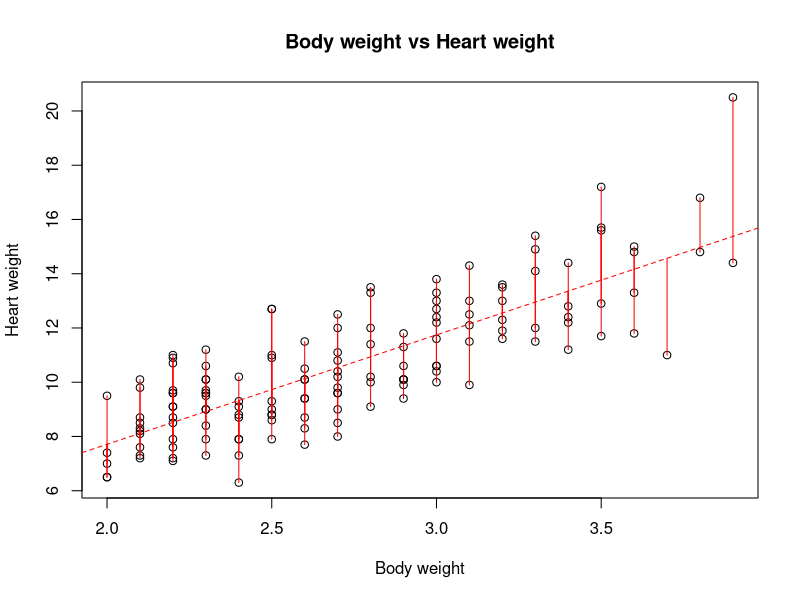
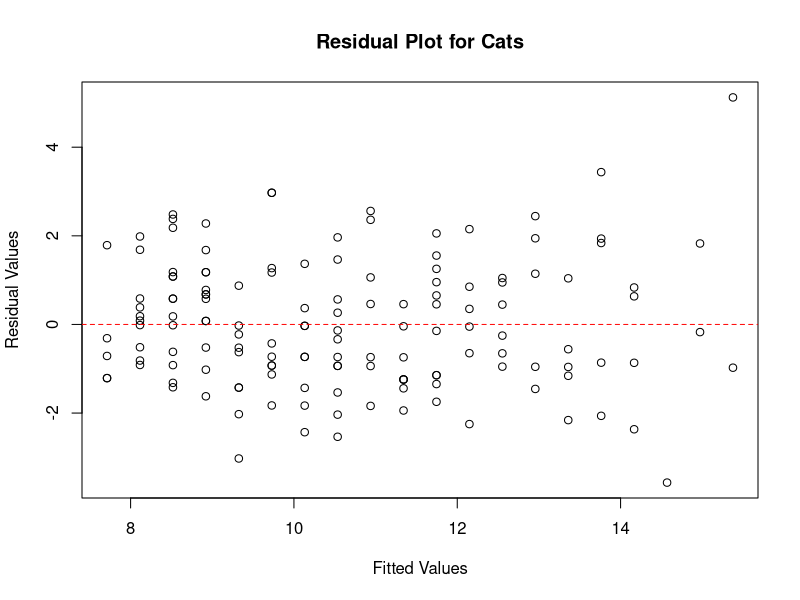
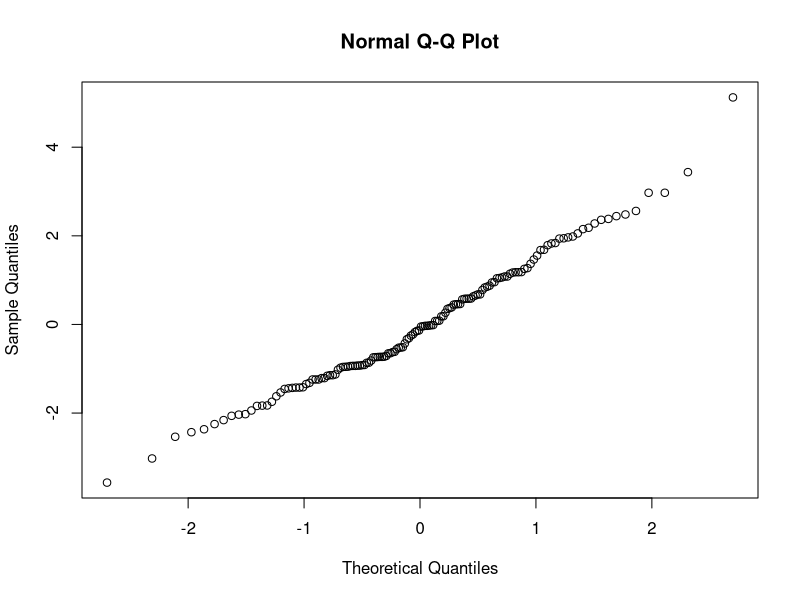
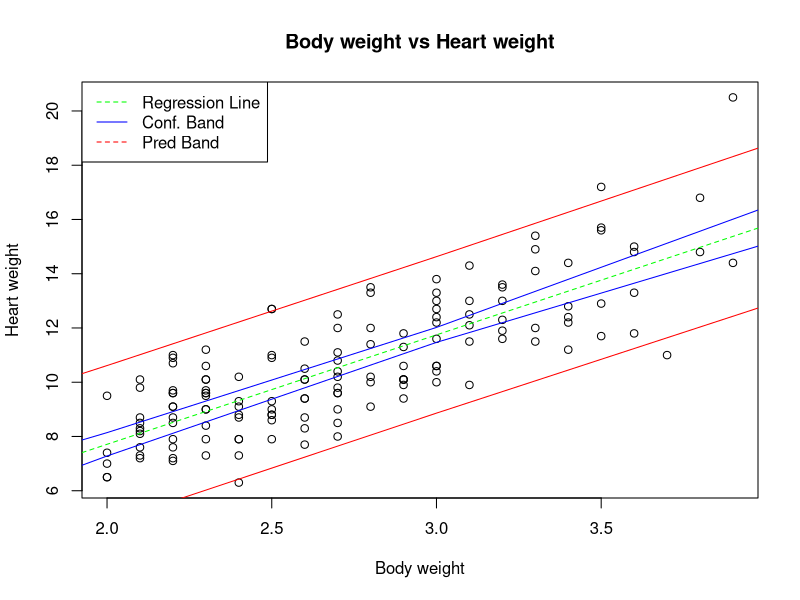
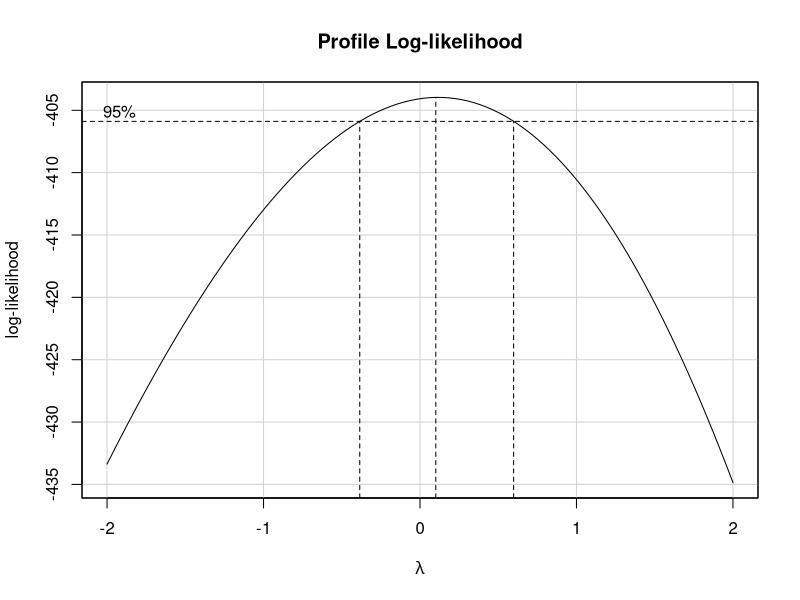
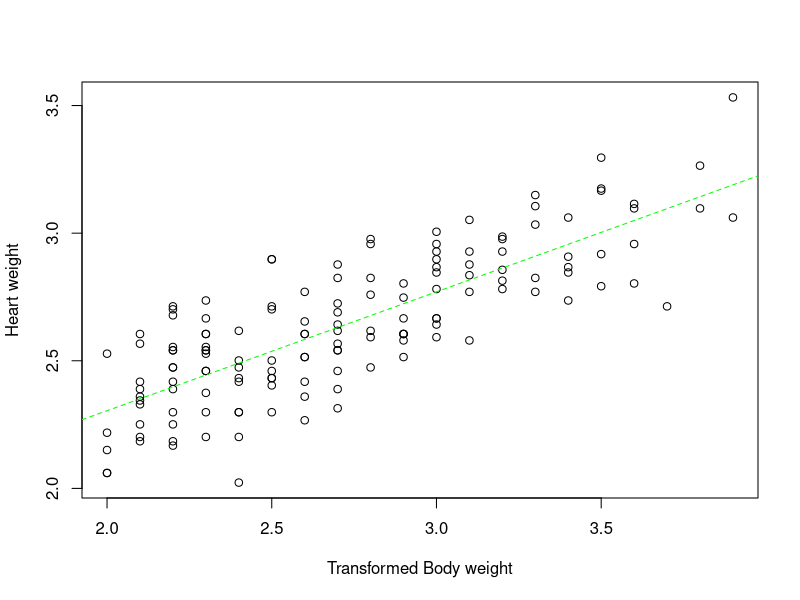
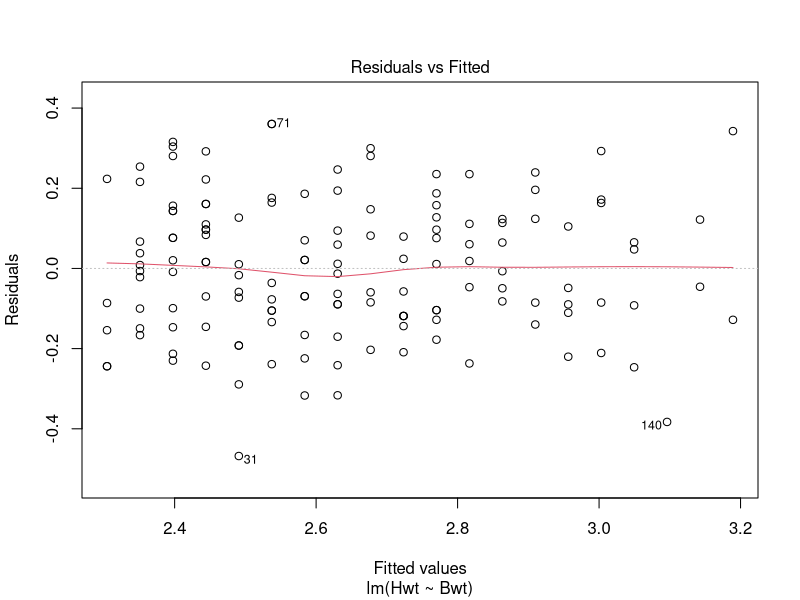
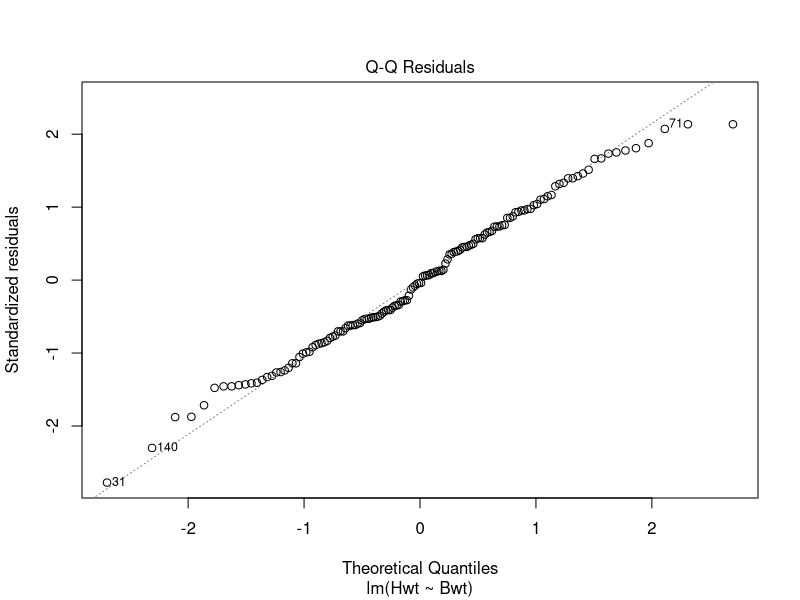

Write the R code that produced these figures, in order. (Note: this script raises an error after producing the figures.)
# Simple Linear Regression Homework
# Joe Eckert
# 20151007

# Question 1.1

library(MASS)
library(car)
cats <- cats
plot(cats$Bwt, cats$Hwt, xlab = "Body weight", ylab = "Heart weight", main = "Body weight vs Heart weight")

## Looking at the simple scatter plot it appears that a simple linear regression would be a good fit for this data because as the body weight increases there appears to be a relative increase in the heart weight.

# Question 1.2

catslm <- lm(Hwt ~ Bwt, data = cats)
summary(catslm)

## a - Hwt = 4.03(Hwt) - 0.36
## b - the intercept of -0.36 says that when the body weight is 0 we would expect a heart weight of -0.36, which intuitively does not make sense.  The slope coefficient on body weight is 4.03 means that for an increase of 1kg in body weight the heart weight will increase by 4.03g.
## c - according to the linear model, the intercept coefficient is not significant (p value = .6), however the slope coefficient is highly significant (p value ~0)
## d - the overall linear model is significant as the p value for the F test is less than 0.05.  This relates to part c because the slope coefficient is highly significant
## e - the RSE is 1.452 which is low, indicating that the linear model has a relatively good fit
## f - the coefficient of determination is 64.7%, which means that 64.7% of the varience in heart weight is attributed to body weight

# Question 1.3

abline(catslm, lty = 2, col = "red")

# Question 1.4

resid <- residuals(catslm)
pred <- predict(catslm)
segments(cats$Bwt, cats$Hwt, cats$Bwt, pred, col = "red")

## The residual for the observation with the highest heart weight is abnormally large

# Question 1.5

confint(catslm)

## Confidence interval for the intercept is -1.72 to 1.01 and the confidence interval for the body weight coefficient is 3.54 and 4.53.  Based on the sample data we would assume with 95% confidence that the true coefficient for body weight is between 3.54 and 4.53

# Question 1.6

## Linearity - looking at the original plot of the data from question 1.1 the data appears to have a linear quality.

plot(catslm$fitted, catslm$residuals, xlab = "Fitted Values", ylab = "Residual Values", main = "Residual Plot for Cats")
abline(h = 0, lty = 2, col = "red")

## Constant Variance - For the most part variance appears to be constant, however as heart weight is greater than 14 it appears that the errors are increasing

## Independent Errors - the plot also appears to show that the errors are independent from one another

qqnorm(catslm$residuals)

## Normality - the QQ plot shows a straight line, which means that the error terms are likely drawn from an identical gaussian distribution at each value of the explanatory variable


# Question 1.7

plot(cats$Bwt, cats$Hwt, xlab = "Body weight", ylab = "Heart weight", main = "Body weight vs Heart weight")
abline(catslm, lty = 2, col = "green")

newdata <- data.frame(Bwt = 0:4)
conf.band <- predict(catslm, newdata, interval = "confidence")
pred.band <- predict(catslm, newdata, interval = "predict")

lines(newdata$Bwt, conf.band[,2], col = "blue")
lines(newdata$Bwt, conf.band[,3], col = "blue")
lines(newdata$Bwt, pred.band[,2], col = "red")
lines(newdata$Bwt, pred.band[,3], col = "red")
legend("topleft", c("Regression Line", "Conf. Band", "Pred Band"), lty = c(2, 1), col = c("green", "blue", "red"))

## The confidence interval shows where you would expect the true mean of the data to be.  The predicition interval shows where you would expect future observations to show up when randomly sampling the population.  Because the confidence mean is based on the mean it is a tighter range than the prediciton interval.

## The confidence bands get wider as you move away from the center of the line because the line is set to pivot on the central value and the slope of the line varys based on the sample selected

# Question 1.8

newdata <- data.frame(Bwt = c(2.8, 5, 10))
predict(catslm, newdata, interval = "confidence")
predict(catslm, newdata, interval = "predict")

## There is an issue in reporting the intervals for 5kg and 10kg.  In both cases there are no observations in our sample set with body weights greater than 3.9kg, therefore the model doesnt have sufficient information to predict the heart weight as the confidence interval is much wider.


# Question 2.1

catsbc <- boxCox(catslm)

# Question 2.2

lambda = catsbc$x[which(catsbc$y == max(catsbc$y))]

## Best lambda to use is 0.1

# Question 2.3

## Transform the data based on the optimal lambda
catsbcT <- cats
catsbcT$Hwt <- (cats$Hwt^lambda - 1)/lambda

# Question 2.4

## Construct a new regression on the transformed data

catslmBC <- lm(Hwt ~ Bwt, data = catsbcT)

# Question 2.5

plot(Hwt ~ Bwt, data = catsbcT, xlab = "Transformed Body weight", ylab = "Heart weight")
abline(catslmBC, lty = 2, col = "green")

# Question 2.6

summary(catslmBC)
plot(catslmBC)

## There appears to be an issue with the QQ plot, which may signal a violation of the normality assumption

# Question 2.7

## The original model is easier to interpret than the box-cox transformed model, however there is a violation of the constant variance assumption

## The box cox transformation has a higher R^2 value, but the model isnt as easily interpreted by the user


# Question 2.8

catslmBC2 <- boxCox(catslmBC)

